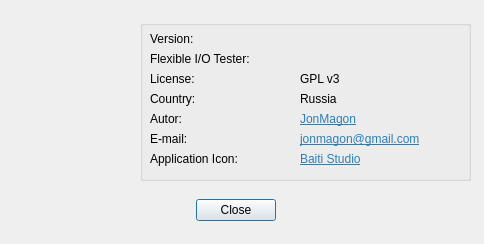
<?xml version="1.0" encoding="UTF-8"?>
<ui version="4.0">
 <class>About</class>
 <widget class="QDialog" name="About">
  <property name="windowModality">
   <enum>Qt::NonModal</enum>
  </property>
  <property name="geometry">
   <rect>
    <x>0</x>
    <y>0</y>
    <width>484</width>
    <height>244</height>
   </rect>
  </property>
  <property name="windowTitle">
   <string>About KDiskMark</string>
  </property>
  <property name="autoFillBackground">
   <bool>false</bool>
  </property>
  <property name="locale">
   <locale language="English" country="UnitedStates"/>
  </property>
  <property name="sizeGripEnabled">
   <bool>false</bool>
  </property>
  <property name="modal">
   <bool>false</bool>
  </property>
  <widget class="QGroupBox" name="groupBox">
   <property name="geometry">
    <rect>
     <x>140</x>
     <y>20</y>
     <width>331</width>
     <height>161</height>
    </rect>
   </property>
   <property name="autoFillBackground">
    <bool>true</bool>
   </property>
   <property name="title">
    <string/>
   </property>
   <property name="alignment">
    <set>Qt::AlignCenter</set>
   </property>
   <property name="flat">
    <bool>false</bool>
   </property>
   <widget class="QLabel" name="label">
    <property name="geometry">
     <rect>
      <x>10</x>
      <y>10</y>
      <width>141</width>
      <height>18</height>
     </rect>
    </property>
    <property name="text">
     <string>Version:</string>
    </property>
   </widget>
   <widget class="QLabel" name="label_Version">
    <property name="geometry">
     <rect>
      <x>160</x>
      <y>10</y>
      <width>161</width>
      <height>18</height>
     </rect>
    </property>
    <property name="text">
     <string/>
    </property>
   </widget>
   <widget class="QLabel" name="label_3">
    <property name="geometry">
     <rect>
      <x>10</x>
      <y>50</y>
      <width>141</width>
      <height>18</height>
     </rect>
    </property>
    <property name="text">
     <string>License:</string>
    </property>
   </widget>
   <widget class="QLabel" name="label_4">
    <property name="geometry">
     <rect>
      <x>160</x>
      <y>50</y>
      <width>161</width>
      <height>18</height>
     </rect>
    </property>
    <property name="text">
     <string>GPL v3</string>
    </property>
   </widget>
   <widget class="QLabel" name="label_5">
    <property name="geometry">
     <rect>
      <x>10</x>
      <y>70</y>
      <width>141</width>
      <height>18</height>
     </rect>
    </property>
    <property name="text">
     <string>Country:</string>
    </property>
   </widget>
   <widget class="QLabel" name="label_6">
    <property name="geometry">
     <rect>
      <x>160</x>
      <y>70</y>
      <width>161</width>
      <height>18</height>
     </rect>
    </property>
    <property name="text">
     <string>Russia</string>
    </property>
   </widget>
   <widget class="QLabel" name="label_7">
    <property name="geometry">
     <rect>
      <x>10</x>
      <y>90</y>
      <width>141</width>
      <height>18</height>
     </rect>
    </property>
    <property name="text">
     <string>Autor:</string>
    </property>
   </widget>
   <widget class="QLabel" name="label_Autor">
    <property name="geometry">
     <rect>
      <x>160</x>
      <y>90</y>
      <width>161</width>
      <height>18</height>
     </rect>
    </property>
    <property name="text">
     <string>&lt;html&gt;&lt;head/&gt;&lt;body&gt;&lt;p&gt;&lt;a href=&quot;https://github.com/JonMagon&quot;&gt;&lt;span style=&quot; text-decoration: underline; color:#2980b9;&quot;&gt;JonMagon&lt;/span&gt;&lt;/a&gt;&lt;/p&gt;&lt;/body&gt;&lt;/html&gt;</string>
    </property>
    <property name="textFormat">
     <enum>Qt::AutoText</enum>
    </property>
    <property name="openExternalLinks">
     <bool>true</bool>
    </property>
   </widget>
   <widget class="QLabel" name="label_9">
    <property name="geometry">
     <rect>
      <x>10</x>
      <y>110</y>
      <width>141</width>
      <height>18</height>
     </rect>
    </property>
    <property name="text">
     <string>E-mail:</string>
    </property>
   </widget>
   <widget class="QLabel" name="label_Email">
    <property name="geometry">
     <rect>
      <x>160</x>
      <y>110</y>
      <width>161</width>
      <height>18</height>
     </rect>
    </property>
    <property name="text">
     <string>&lt;html&gt;&lt;head/&gt;&lt;body&gt;&lt;p&gt;&lt;a href=&quot;mailto:jonmagon@gmail.com&quot;&gt;&lt;span style=&quot; text-decoration: underline; color:#2980b9;&quot;&gt;jonmagon@gmail.com&lt;/span&gt;&lt;/a&gt;&lt;/p&gt;&lt;/body&gt;&lt;/html&gt;</string>
    </property>
    <property name="textFormat">
     <enum>Qt::AutoText</enum>
    </property>
    <property name="openExternalLinks">
     <bool>true</bool>
    </property>
   </widget>
   <widget class="QLabel" name="label_2">
    <property name="geometry">
     <rect>
      <x>10</x>
      <y>30</y>
      <width>141</width>
      <height>18</height>
     </rect>
    </property>
    <property name="text">
     <string>Flexible I/O Tester:</string>
    </property>
   </widget>
   <widget class="QLabel" name="label_FIO">
    <property name="geometry">
     <rect>
      <x>160</x>
      <y>30</y>
      <width>161</width>
      <height>18</height>
     </rect>
    </property>
    <property name="text">
     <string/>
    </property>
   </widget>
   <widget class="QLabel" name="label_10">
    <property name="geometry">
     <rect>
      <x>10</x>
      <y>130</y>
      <width>141</width>
      <height>18</height>
     </rect>
    </property>
    <property name="text">
     <string>Application Icon:</string>
    </property>
   </widget>
   <widget class="QLabel" name="label_IconAutor">
    <property name="geometry">
     <rect>
      <x>160</x>
      <y>130</y>
      <width>161</width>
      <height>18</height>
     </rect>
    </property>
    <property name="text">
     <string>&lt;html&gt;&lt;head/&gt;&lt;body&gt;&lt;p&gt;&lt;a href=&quot;https://www.iconfinder.com/baitisstudio&quot;&gt;&lt;span style=&quot; text-decoration: underline; color:#2980b9;&quot;&gt;Baiti Studio&lt;/span&gt;&lt;/a&gt;&lt;/p&gt;&lt;/body&gt;&lt;/html&gt;</string>
    </property>
    <property name="openExternalLinks">
     <bool>true</bool>
    </property>
   </widget>
  </widget>
  <widget class="QLabel" name="label_Icon">
   <property name="geometry">
    <rect>
     <x>10</x>
     <y>20</y>
     <width>128</width>
     <height>161</height>
    </rect>
   </property>
   <property name="text">
    <string/>
   </property>
   <property name="pixmap">
    <pixmap>kdiskmark.png</pixmap>
   </property>
  </widget>
  <widget class="QWidget" name="verticalLayoutWidget">
   <property name="geometry">
    <rect>
     <x>0</x>
     <y>190</y>
     <width>471</width>
     <height>41</height>
    </rect>
   </property>
   <layout class="QVBoxLayout" name="verticalLayout">
    <item>
     <widget class="QDialogButtonBox" name="buttonBox">
      <property name="standardButtons">
       <set>QDialogButtonBox::Close</set>
      </property>
      <property name="centerButtons">
       <bool>true</bool>
      </property>
     </widget>
    </item>
   </layout>
  </widget>
 </widget>
 <resources/>
 <connections/>
</ui>
